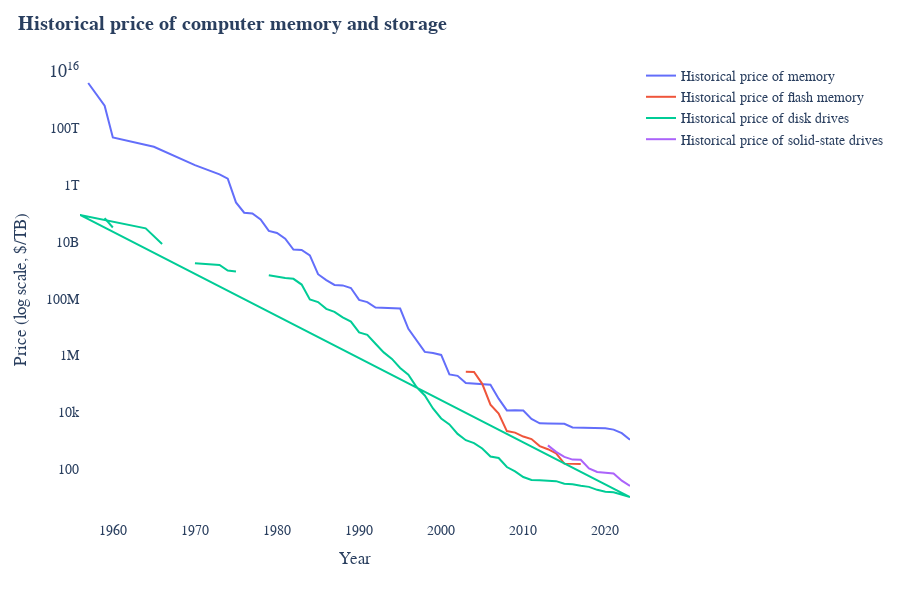

The notebook cell this image was saved under:
### Code cell
import plotly.express as px
import pandas as pd

# Load your dataset
df = pd.read_csv("data/historical-cost-of-computer-memory-and-storage.csv")

# Create the figure
fig = px.line(
    df,
    x="Year",
    y=["Historical price of memory", "Historical price of flash memory", "Historical price of disk drives", "Historical price of solid-state drives"],
    labels={
        "value": "Price ($/TB)",
        "variable": "Type of storage",
        "Year": "Year",
    },
)

# Update traces: make the lines nicer
fig.update_traces(marker_line_width=2)

# Update layout
fig.update_layout(
    title={
        "text": "<b>Historical price of computer memory and storage</b>",
        "x": 0.02,
        "xanchor": "left",
    },
    yaxis_type="log",  # THIS is key!
    yaxis_title="Price (log scale, $/TB)",
    xaxis_title="Year",
    height=600,
    width=900,
    font=dict(family="Georgia", size=14),
    legend_title_text="",
    plot_bgcolor="white",
)

# Show the figure
fig.show()

### Figure 1 — Plotly figure (JSON) as saved in the notebook; plotly's stock layout.template omitted (floating-point values rounded to 4 significant figures)
{"data": [{"hovertemplate": "Type of storage=Historical price of memory<br>Year=%{x}<br>Price ($/TB)=%{y}<extra></extra>", "legendgroup": "Historical price of memory", "line": {"color": "#636efa", "dash": "solid"}, "marker": {"line": {"width": 2}, "symbol": "circle"}, "mode": "lines", "name": "Historical price of memory", "orientation": "v", "showlegend": true, "type": "scatter", "x": [1957, 1959, 1960, 1965, 1970, 1973, 1974, 1975, 1976, 1977, 1978, 1979, 1980, 1981, 1982, 1983, 1984, 1985, 1986, 1987, 1988, 1989, 1990, 1991, 1992, 1993, 1994, 1995, 1996, 1997, 1998, 1999, 2000, 2001, 2002, 2003, 2004, 2005, 2006, 2007, 2008, 2009, 2010, 2011, 2012, 2013, 2014, 2015, 2016, 2017, 2018, 2019, 2020, 2021, 2022, 2023, 1956, 1964, 1966], "xaxis": "x", "y": [3787000000000000.0, 603300000000000.0, 45880000000000.0, 21700000000000.0, 4893000000000.0, 2328000000000.0, 1651000000000.0, 240100000000.0, 104800000000.0, 98390000000.0, 60310000000.0, 23910000000.0, 20350000000.0, 12750000000.0, 5310000000.0, 5145000000.0, 3315000000.0, 720600000.0, 447500000.0, 302900000.0, 291100000.0, 236200000.0, 90130000.0, 75540000.0, 48420000.0, 47030000.0, 45830000.0, 44580000.0, 8663000.0, 3477000.0, 1340000.0, 1214000.0, 1045000.0, 215700.0, 192200.0, 107200.0, 104400.0, 100900.0, 93400.0, 30440.0, 11740.0, 11780.0, 11590.0, 5898.0, 4127.0, 4067.0, 4002.0, 3998.0, 2961.0, 2899.0, 2830.0, 2780.0, 2746.0, 2477.0, 1862.0, 1088.0, NaN, NaN, NaN], "yaxis": "y"}, {"hovertemplate": "Type of storage=Historical price of flash memory<br>Year=%{x}<br>Price ($/TB)=%{y}<extra></extra>", "legendgroup": "Historical price of flash memory", "line": {"color": "#EF553B", "dash": "solid"}, "marker": {"line": {"width": 2}, "symbol": "circle"}, "mode": "lines", "name": "Historical price of flash memory", "orientation": "v", "showlegend": true, "type": "scatter", "x": [1957, 1959, 1960, 1965, 1970, 1973, 1974, 1975, 1976, 1977, 1978, 1979, 1980, 1981, 1982, 1983, 1984, 1985, 1986, 1987, 1988, 1989, 1990, 1991, 1992, 1993, 1994, 1995, 1996, 1997, 1998, 1999, 2000, 2001, 2002, 2003, 2004, 2005, 2006, 2007, 2008, 2009, 2010, 2011, 2012, 2013, 2014, 2015, 2016, 2017, 2018, 2019, 2020, 2021, 2022, 2023, 1956, 1964, 1966], "xaxis": "x", "y": [NaN, NaN, NaN, NaN, NaN, NaN, NaN, NaN, NaN, NaN, NaN, NaN, NaN, NaN, NaN, NaN, NaN, NaN, NaN, NaN, NaN, NaN, NaN, NaN, NaN, NaN, NaN, NaN, NaN, NaN, NaN, NaN, NaN, NaN, NaN, 269300.0, 262300.0, 100900.0, 18790.0, 9139.0, 2201.0, 1950.0, 1412.0, 1158.0, 653.3, 508.4, 366.2, 158.1, 156.2, 152.9, NaN, NaN, NaN, NaN, NaN, NaN, NaN, NaN, NaN], "yaxis": "y"}, {"hovertemplate": "Type of storage=Historical price of disk drives<br>Year=%{x}<br>Price ($/TB)=%{y}<extra></extra>", "legendgroup": "Historical price of disk drives", "line": {"color": "#00cc96", "dash": "solid"}, "marker": {"line": {"width": 2}, "symbol": "circle"}, "mode": "lines", "name": "Historical price of disk drives", "orientation": "v", "showlegend": true, "type": "scatter", "x": [1957, 1959, 1960, 1965, 1970, 1973, 1974, 1975, 1976, 1977, 1978, 1979, 1980, 1981, 1982, 1983, 1984, 1985, 1986, 1987, 1988, 1989, 1990, 1991, 1992, 1993, 1994, 1995, 1996, 1997, 1998, 1999, 2000, 2001, 2002, 2003, 2004, 2005, 2006, 2007, 2008, 2009, 2010, 2011, 2012, 2013, 2014, 2015, 2016, 2017, 2018, 2019, 2020, 2021, 2022, 2023, 1956, 1964, 1966], "xaxis": "x", "y": [NaN, 67480000000.0, 31500000000.0, NaN, 1731000000.0, 1514000000.0, 971000000.0, 889700000.0, NaN, NaN, NaN, 659700000.0, 581000000.0, 526600000.0, 496200000.0, 311600000.0, 93430000.0, 75530000.0, 43560000.0, 34090000.0, 21810000.0, 15620000.0, 6476000.0, 5306000.0, 2581000.0, 1286000.0, 756400.0, 363200.0, 210500.0, 78020.0, 39440.0, 13730.0, 6120.0, 3786.0, 1751.0, 1055.0, 835.0, 538.4, 280.8, 249.6, 120.2, 84.43, 53.41, 42.18, 41.33, 40.73, 38.26, 30.93, 29.87, 26.4, 24.09, 18.98, 16.25, 15.52, 12.64, 10.62, 87590000000.0, 29360000000.0, 8350000000.0], "yaxis": "y"}, {"hovertemplate": "Type of storage=Historical price of solid-state drives<br>Year=%{x}<br>Price ($/TB)=%{y}<extra></extra>", "legendgroup": "Historical price of solid-state drives", "line": {"color": "#ab63fa", "dash": "solid"}, "marker": {"line": {"width": 2}, "symbol": "circle"}, "mode": "lines", "name": "Historical price of solid-state drives", "orientation": "v", "showlegend": true, "type": "scatter", "x": [1957, 1959, 1960, 1965, 1970, 1973, 1974, 1975, 1976, 1977, 1978, 1979, 1980, 1981, 1982, 1983, 1984, 1985, 1986, 1987, 1988, 1989, 1990, 1991, 1992, 1993, 1994, 1995, 1996, 1997, 1998, 1999, 2000, 2001, 2002, 2003, 2004, 2005, 2006, 2007, 2008, 2009, 2010, 2011, 2012, 2013, 2014, 2015, 2016, 2017, 2018, 2019, 2020, 2021, 2022, 2023, 1956, 1964, 1966], "xaxis": "x", "y": [NaN, NaN, NaN, NaN, NaN, NaN, NaN, NaN, NaN, NaN, NaN, NaN, NaN, NaN, NaN, NaN, NaN, NaN, NaN, NaN, NaN, NaN, NaN, NaN, NaN, NaN, NaN, NaN, NaN, NaN, NaN, NaN, NaN, NaN, NaN, NaN, NaN, NaN, NaN, NaN, NaN, NaN, NaN, NaN, NaN, 694.3, 409.9, 272.9, 219.0, 214.5, 107.3, 80.14, 74.99, 71.63, 39.8, 25.91, NaN, NaN, NaN], "yaxis": "y"}], "layout": {"font": {"family": "Georgia", "size": 14}, "height": 600, "legend": {"title": {"text": ""}, "tracegroupgap": 0}, "margin": {"t": 60}, "plot_bgcolor": "white", "title": {"text": "<b>Historical price of computer memory and storage</b>", "x": 0.02, "xanchor": "left"}, "width": 900, "xaxis": {"anchor": "y", "domain": [0, 1], "title": {"text": "Year"}}, "yaxis": {"anchor": "x", "domain": [0, 1], "title": {"text": "Price (log scale, $/TB)"}, "type": "log"}}}
